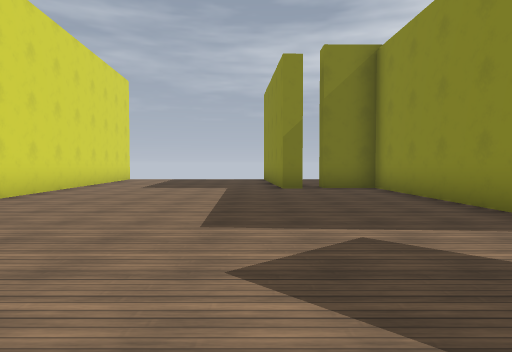
View 1 (above)

24 first-person views from a walk through a Godot game level. The camera is 1.2 m above the floor, tilts 2° down and sees 75° across. The floor is counted in squares, 2 m on a side. Each view is taken from the middle of a square. On the plan, view 1 faces up. The plan holds only what a view shows up to about 10 squares ahead; the rest is blank. The place goes on beyond the plan. Surface patterns are stand-ins for the level's own textures.

View 2
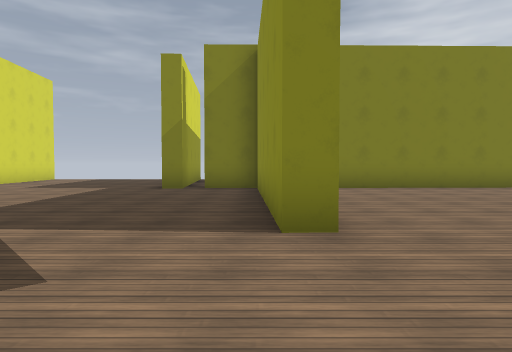

View 3
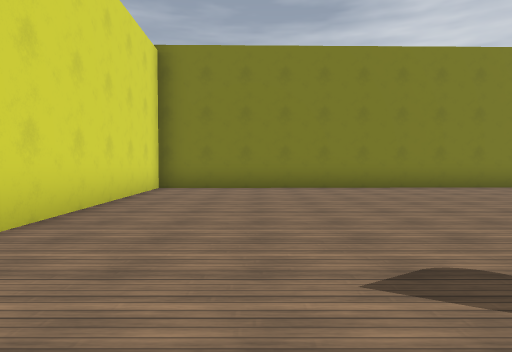

View 4
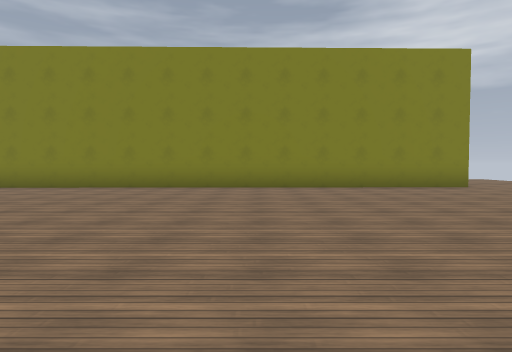

View 5
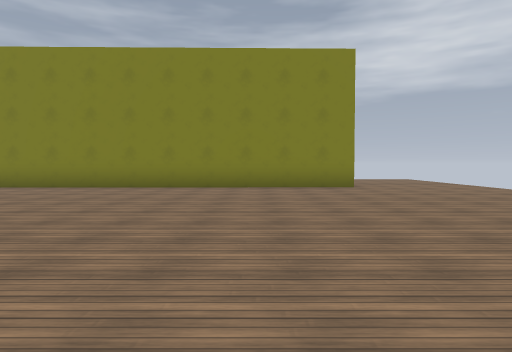

View 6
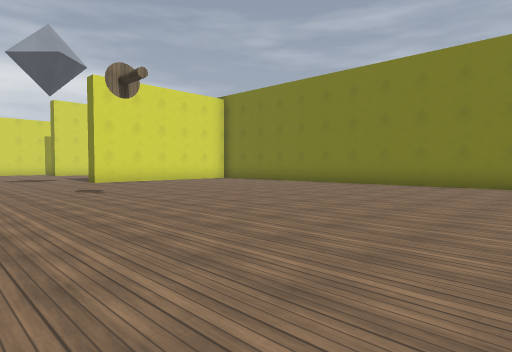

View 7
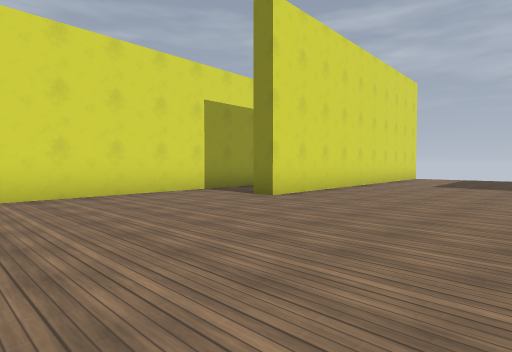

View 8
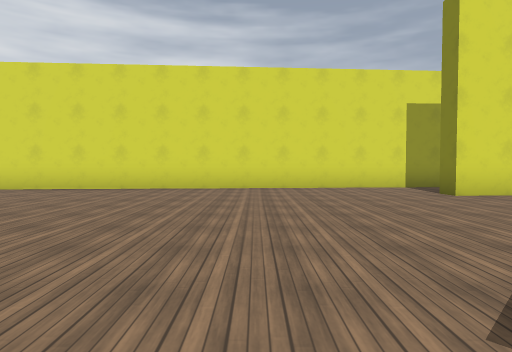

View 9
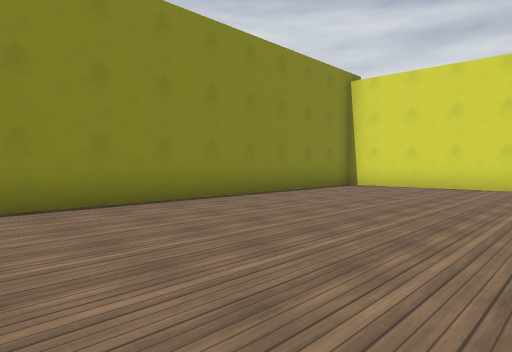

View 10
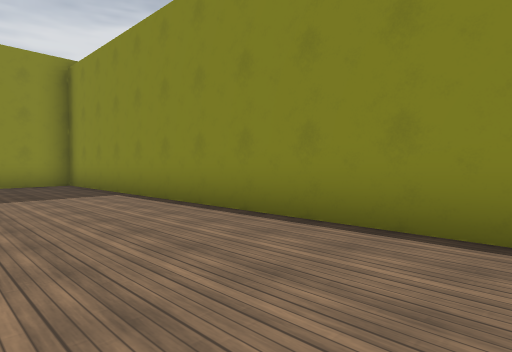

View 11
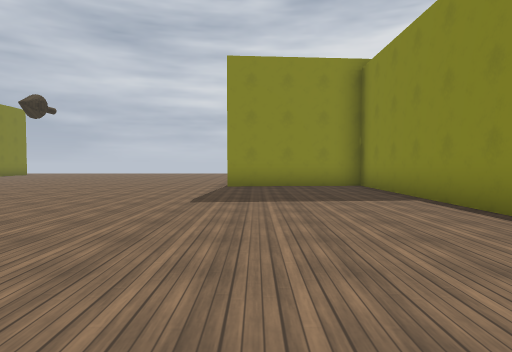

View 12
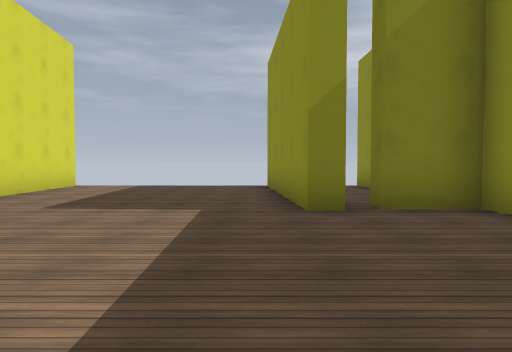

View 13
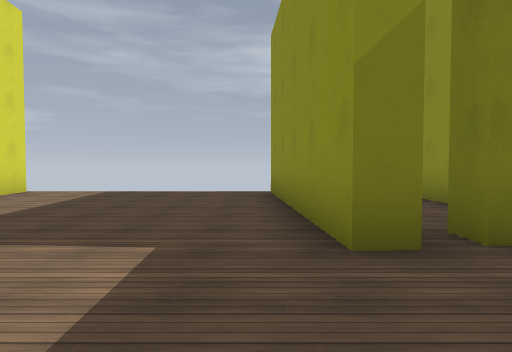

View 14
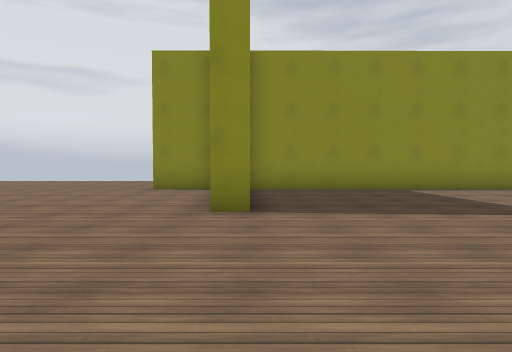

View 15
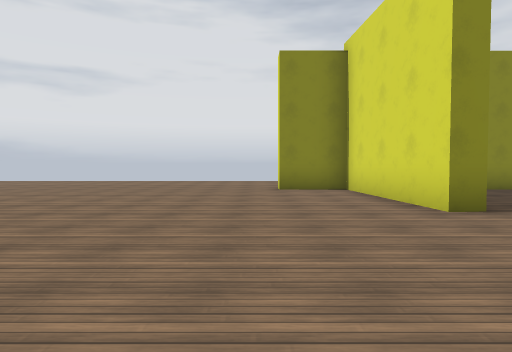

View 16
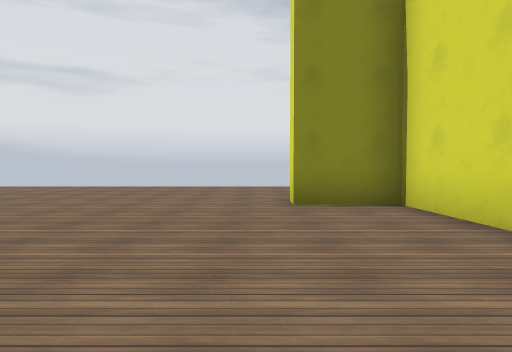

View 17
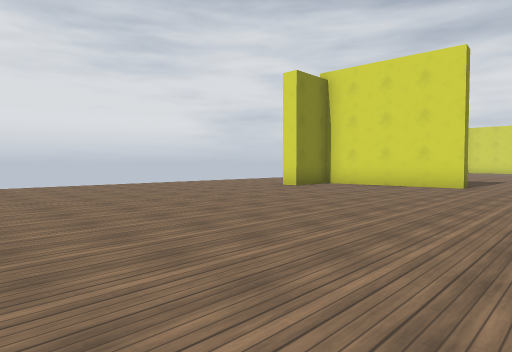

View 18
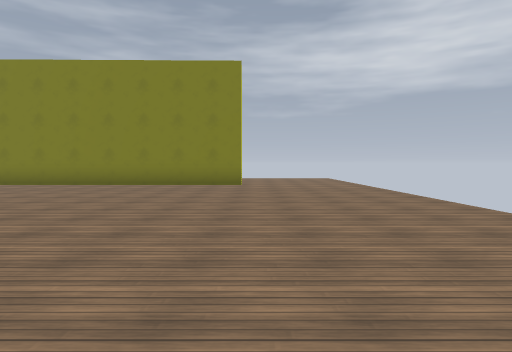

View 19
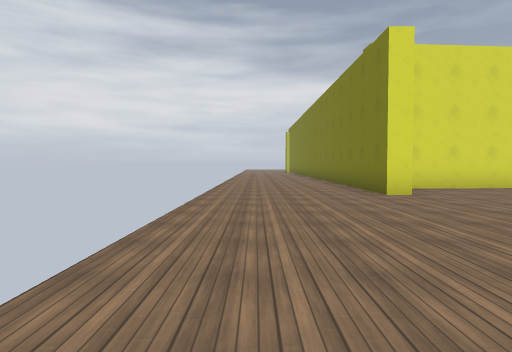

View 20
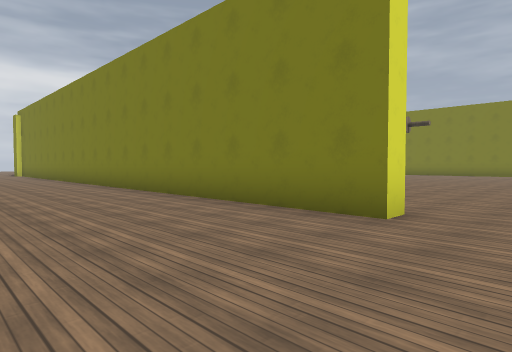

View 21
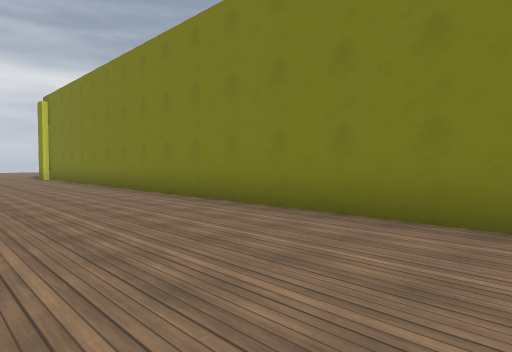

View 22
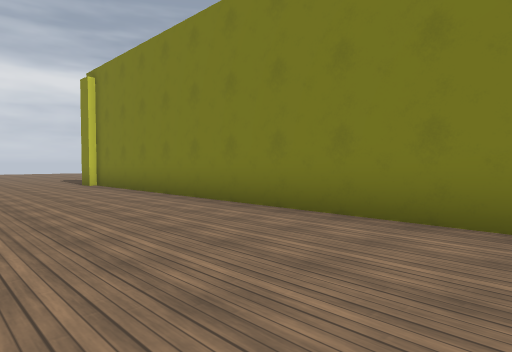

View 23
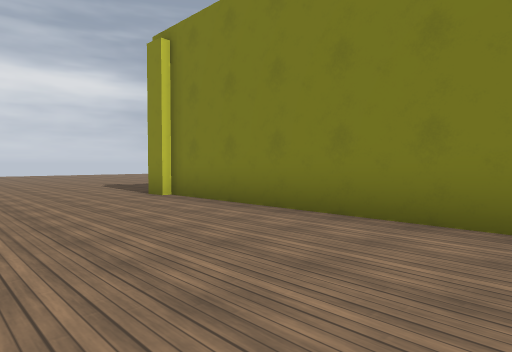

View 24
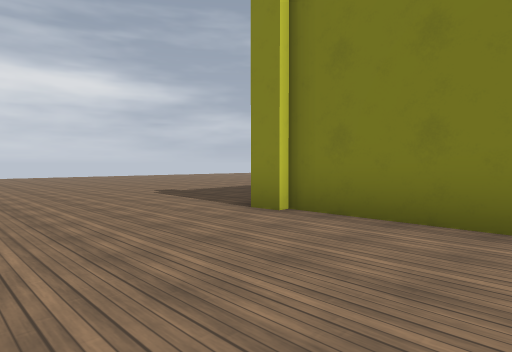

### Floor plan
Points are (right, up) in squares from view 1. A wall is a line through its corners. A room is listed if a view was taken in it or the views show most of it. See-through windows are left out.
Room 1 (views 1, 2, 3, 4, 5, 6, 7, 8, 9, 10, 11, 12, 13, 14, 15, 16, 17, 18, 19, 20, 21, 22, 23, 24)
walls: (1.2, 8.4) (0.7, 8.4) (0.3, 13.1); (-5.8, -7.7) (-6.4, -7.7); (-6.8, 5.7) (-5.9, -7) (10.3, -6.9) (10.1, -3.2) (10.6, -3.2) (10.8, -6.9) (12.4, -6.9) (12.4, -7.4) (-5.9, -7.5); (19.6, 8.8) (3.5, 8.5) (3.7, 2.9) (3.2, 2.9) (3, 8.5) (1.7, 8.4) (1.7, 9); (-5, 13.4) (-4.3, 3.8) (-5, 3.8)
ways out: opening at (20.5, 9); gap at (-5, 13); gap at (2, 9)

Positions as (right, up) in squares from view 1, and headings:
1: (0, 0), facing up
2: (3, 0), facing up
3: (6, 0), facing up
4: (14, 0), facing up
5: (17, 0), facing up
6: (15, -1), facing up-left
7: (0, -1), facing up-left
8: (2, 0), facing left
9: (3, -2), facing down-left
10: (0, -4), facing down-right
11: (1, -4), facing right
12: (0, 4), facing up
13: (0, 6), facing up
14: (10, 1), facing down
15: (13, 1), facing down
16: (13, -2), facing down
17: (20, -1), facing down-left
18: (20, -1), facing up
19: (19, -10), facing left
20: (14, -11), facing up-left
21: (9, -11), facing up-left
22: (4, -11), facing up-left
23: (0, -11), facing up-left
24: (-3, -11), facing up-left
